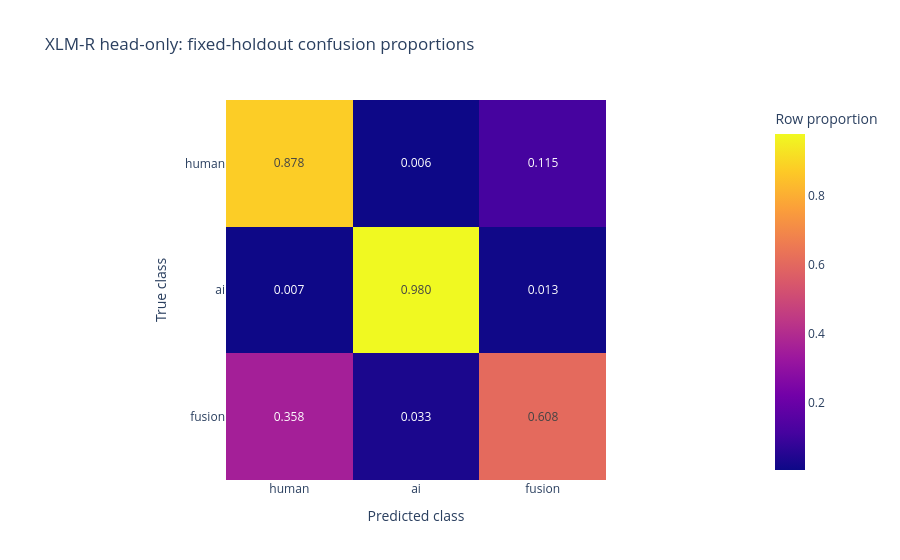
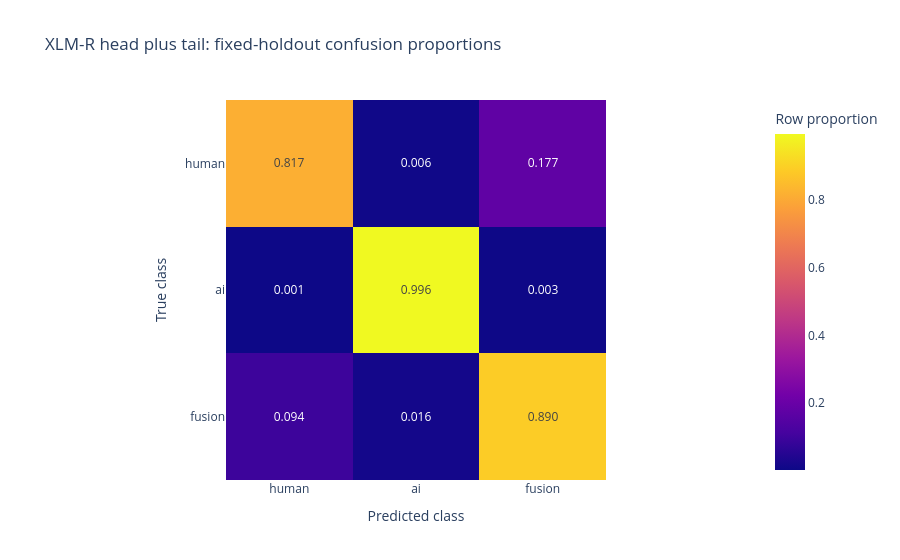

Notebook code for these charts, in order:
### Markdown cell above
## 02 · Fixed-holdout comparison

All rows use the same 54,471 documents. Paired differences resample all-training document families with 1,000 repetitions. The TF-IDF row is the reference refit of notebook 04.

### Code cell
EVALUATION_NAMES = {
    "word_char_tfidf_reference": "Word and character TF-IDF with LR",
    "xlmr_head_only_original_accumulation": "XLM-R head-only (original accumulation)",
    "xlmr_head_only": "XLM-R head-only",
    "xlmr_head_tail": "XLM-R head plus tail",
}


def summary_row(name: str, evaluation: dict) -> dict:
    """Flatten aggregate and per-class F1 for one evaluated model."""
    per_class = {row["label"]: row for row in evaluation["holdout"]["per_class"]}
    return {
        "model": EVALUATION_NAMES[name],
        "holdout_macro_f1": evaluation["holdout"]["macro_f1"],
        "family_clean_macro_f1": evaluation["family_clean"]["macro_f1"],
        **{f"{label}_f1": per_class[label]["f1"] for label in LABELS},
        "fusion_recall": per_class["fusion"]["recall"],
    }


evaluations = metrics["evaluations"]
display(pl.DataFrame([summary_row(name, evaluations[name]) for name in EVALUATION_NAMES]))
display(
    pl.DataFrame(
        [
            {
                "comparison": comparison,
                "holdout_difference": evaluations[name]["paired_holdout"]["difference"],
                "ci95_low": evaluations[name]["paired_holdout"]["ci95_low"],
                "ci95_high": evaluations[name]["paired_holdout"]["ci95_high"],
                "family_clean_difference": evaluations[name]["paired_family_clean"]["difference"],
            }
            for name, comparison in [
                ("xlmr_head_tail", "head plus tail versus head-only"),
                ("xlmr_head_only", "corrected versus original head-only"),
                ("xlmr_head_tail_versus_tfidf", "head plus tail versus TF-IDF reference"),
            ]
        ]
    ),
    {"success": metrics["success"]},
)
for name in ["xlmr_head_only", "xlmr_head_tail"]:
    display(
        px.imshow(
            evaluations[name]["holdout"]["row_normalized_confusion_matrix"],
            x=list(LABELS),
            y=list(LABELS),
            text_auto=".3f",
            title=f"{EVALUATION_NAMES[name]}: fixed-holdout confusion proportions",
            labels={"x": "Predicted class", "y": "True class", "color": "Row proportion"},
        )
    )

### Figure 1 — Plotly figure (JSON) as saved in the notebook; plotly's stock layout.template omitted (floating-point values rounded to 4 significant figures)
{"data": [{"coloraxis": "coloraxis", "hovertemplate": "Predicted class: %{x}<br>True class: %{y}<br>Row proportion: %{z}<extra></extra>", "name": "0", "texttemplate": "%{z:.3f}", "type": "heatmap", "x": ["human", "ai", "fusion"], "xaxis": "x", "y": ["human", "ai", "fusion"], "yaxis": "y", "z": [[0.8784, 0.006219, 0.1154], [0.007381, 0.98, 0.01259], [0.3585, 0.03334, 0.6082]]}], "layout": {"coloraxis": {"colorbar": {"title": {"text": "Row proportion"}}, "colorscale": [[0.0, "#0d0887"], [0.1111, "#46039f"], [0.2222, "#7201a8"], [0.3333, "#9c179e"], [0.4444, "#bd3786"], [0.5556, "#d8576b"], [0.6667, "#ed7953"], [0.7778, "#fb9f3a"], [0.8889, "#fdca26"], [1.0, "#f0f921"]]}, "title": {"text": "XLM-R head-only: fixed-holdout confusion proportions"}, "xaxis": {"anchor": "y", "constrain": "domain", "domain": [0.0, 1.0], "scaleanchor": "y", "title": {"text": "Predicted class"}}, "yaxis": {"anchor": "x", "autorange": "reversed", "constrain": "domain", "domain": [0.0, 1.0], "title": {"text": "True class"}}}}

### Figure 2 — Plotly figure (JSON) as saved in the notebook; plotly's stock layout.template omitted (floating-point values rounded to 4 significant figures)
{"data": [{"coloraxis": "coloraxis", "hovertemplate": "Predicted class: %{x}<br>True class: %{y}<br>Row proportion: %{z}<extra></extra>", "name": "0", "texttemplate": "%{z:.3f}", "type": "heatmap", "x": ["human", "ai", "fusion"], "xaxis": "x", "y": ["human", "ai", "fusion"], "yaxis": "y", "z": [[0.8165, 0.006443, 0.177], [0.001189, 0.9963, 0.002501], [0.09428, 0.01559, 0.8901]]}], "layout": {"coloraxis": {"colorbar": {"title": {"text": "Row proportion"}}, "colorscale": [[0.0, "#0d0887"], [0.1111, "#46039f"], [0.2222, "#7201a8"], [0.3333, "#9c179e"], [0.4444, "#bd3786"], [0.5556, "#d8576b"], [0.6667, "#ed7953"], [0.7778, "#fb9f3a"], [0.8889, "#fdca26"], [1.0, "#f0f921"]]}, "title": {"text": "XLM-R head plus tail: fixed-holdout confusion proportions"}, "xaxis": {"anchor": "y", "constrain": "domain", "domain": [0.0, 1.0], "scaleanchor": "y", "title": {"text": "Predicted class"}}, "yaxis": {"anchor": "x", "autorange": "reversed", "constrain": "domain", "domain": [0.0, 1.0], "title": {"text": "True class"}}}}
